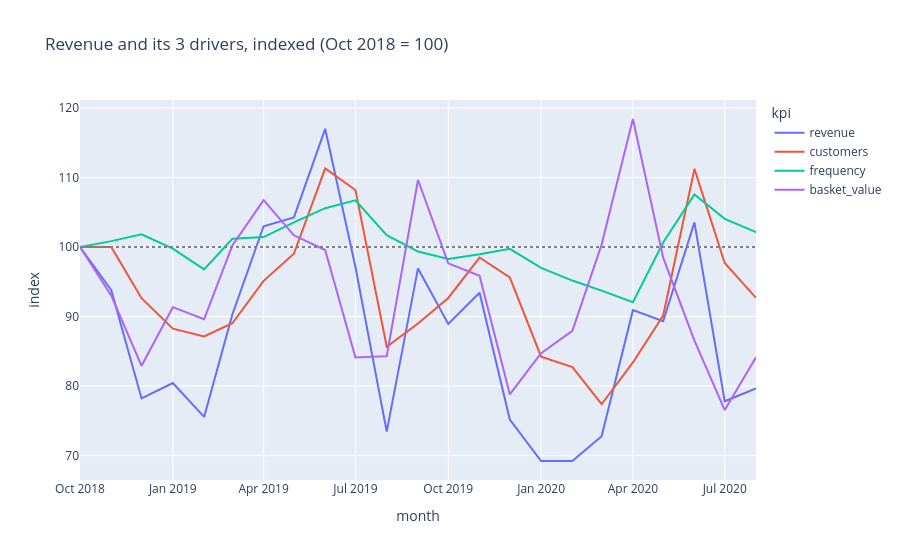

The cell this chart's notebook holds for it:
### Code cell
idx = kpi.select(
    "month",
    *[(pl.col(c) / pl.col(c).first() * 100).alias(c) for c in ["revenue", "customers", "frequency", "basket_value"]],
)
fig = px.line(
    idx.unpivot(index="month", variable_name="kpi", value_name="index"),
    x="month", y="index", color="kpi",
    title="Revenue and its 3 drivers, indexed (Oct 2018 = 100)",
)
fig.add_hline(y=100, line_dash="dot", line_color="grey")
fig.show()

### Figure 1 — Plotly figure (JSON) as saved in the notebook; plotly's stock layout.template omitted (floating-point values rounded to 4 significant figures)
{"data": [{"hovertemplate": "kpi=revenue<br>month=%{x}<br>index=%{y}<extra></extra>", "legendgroup": "revenue", "line": {"color": "#636efa", "dash": "solid"}, "marker": {"symbol": "circle"}, "mode": "lines", "name": "revenue", "orientation": "v", "showlegend": true, "type": "scatter", "x": ["2018-10-01", "2018-11-01", "2018-12-01", "2019-01-01", "2019-02-01", "2019-03-01", "2019-04-01", "2019-05-01", "2019-06-01", "2019-07-01", "2019-08-01", "2019-09-01", "2019-10-01", "2019-11-01", "2019-12-01", "2020-01-01", "2020-02-01", "2020-03-01", "2020-04-01", "2020-05-01", "2020-06-01", "2020-07-01", "2020-08-01"], "xaxis": "x", "y": [100.0, 93.79, 78.23, 80.44, 75.58, 90.3, 103.0, 104.3, 117.0, 97.12, 73.45, 96.92, 88.95, 93.43, 75.19, 69.24, 69.24, 72.8, 90.92, 89.33, 103.5, 77.82, 79.67], "yaxis": "y"}, {"hovertemplate": "kpi=customers<br>month=%{x}<br>index=%{y}<extra></extra>", "legendgroup": "customers", "line": {"color": "#EF553B", "dash": "solid"}, "marker": {"symbol": "circle"}, "mode": "lines", "name": "customers", "orientation": "v", "showlegend": true, "type": "scatter", "x": ["2018-10-01", "2018-11-01", "2018-12-01", "2019-01-01", "2019-02-01", "2019-03-01", "2019-04-01", "2019-05-01", "2019-06-01", "2019-07-01", "2019-08-01", "2019-09-01", "2019-10-01", "2019-11-01", "2019-12-01", "2020-01-01", "2020-02-01", "2020-03-01", "2020-04-01", "2020-05-01", "2020-06-01", "2020-07-01", "2020-08-01"], "xaxis": "x", "y": [100.0, 100.0, 92.65, 88.26, 87.15, 89.04, 95.13, 99.03, 111.3, 108.2, 85.66, 89.0, 92.68, 98.49, 95.63, 84.25, 82.73, 77.4, 83.4, 90.14, 111.2, 97.7, 92.69], "yaxis": "y"}, {"hovertemplate": "kpi=frequency<br>month=%{x}<br>index=%{y}<extra></extra>", "legendgroup": "frequency", "line": {"color": "#00cc96", "dash": "solid"}, "marker": {"symbol": "circle"}, "mode": "lines", "name": "frequency", "orientation": "v", "showlegend": true, "type": "scatter", "x": ["2018-10-01", "2018-11-01", "2018-12-01", "2019-01-01", "2019-02-01", "2019-03-01", "2019-04-01", "2019-05-01", "2019-06-01", "2019-07-01", "2019-08-01", "2019-09-01", "2019-10-01", "2019-11-01", "2019-12-01", "2020-01-01", "2020-02-01", "2020-03-01", "2020-04-01", "2020-05-01", "2020-06-01", "2020-07-01", "2020-08-01"], "xaxis": "x", "y": [100.0, 100.8, 101.8, 99.77, 96.77, 101.2, 101.4, 103.5, 105.6, 106.7, 101.7, 99.34, 98.28, 98.96, 99.74, 97.0, 95.17, 93.74, 92.07, 100.6, 107.5, 104.0, 102.1], "yaxis": "y"}, {"hovertemplate": "kpi=basket_value<br>month=%{x}<br>index=%{y}<extra></extra>", "legendgroup": "basket_value", "line": {"color": "#ab63fa", "dash": "solid"}, "marker": {"symbol": "circle"}, "mode": "lines", "name": "basket_value", "orientation": "v", "showlegend": true, "type": "scatter", "x": ["2018-10-01", "2018-11-01", "2018-12-01", "2019-01-01", "2019-02-01", "2019-03-01", "2019-04-01", "2019-05-01", "2019-06-01", "2019-07-01", "2019-08-01", "2019-09-01", "2019-10-01", "2019-11-01", "2019-12-01", "2020-01-01", "2020-02-01", "2020-03-01", "2020-04-01", "2020-05-01", "2020-06-01", "2020-07-01", "2020-08-01"], "xaxis": "x", "y": [100.0, 93.01, 82.92, 91.35, 89.61, 100.2, 106.7, 101.7, 99.56, 84.12, 84.31, 109.6, 97.65, 95.87, 78.82, 84.73, 87.94, 100.3, 118.4, 98.46, 86.55, 76.56, 84.15], "yaxis": "y"}], "layout": {"legend": {"title": {"text": "kpi"}, "tracegroupgap": 0}, "shapes": [{"line": {"color": "grey", "dash": "dot"}, "type": "line", "x0": 0, "x1": 1, "xref": "x domain", "y0": 100, "y1": 100, "yref": "y"}], "title": {"text": "Revenue and its 3 drivers, indexed (Oct 2018 = 100)"}, "xaxis": {"anchor": "y", "domain": [0, 1], "title": {"text": "month"}}, "yaxis": {"anchor": "x", "domain": [0, 1], "title": {"text": "index"}}}}
